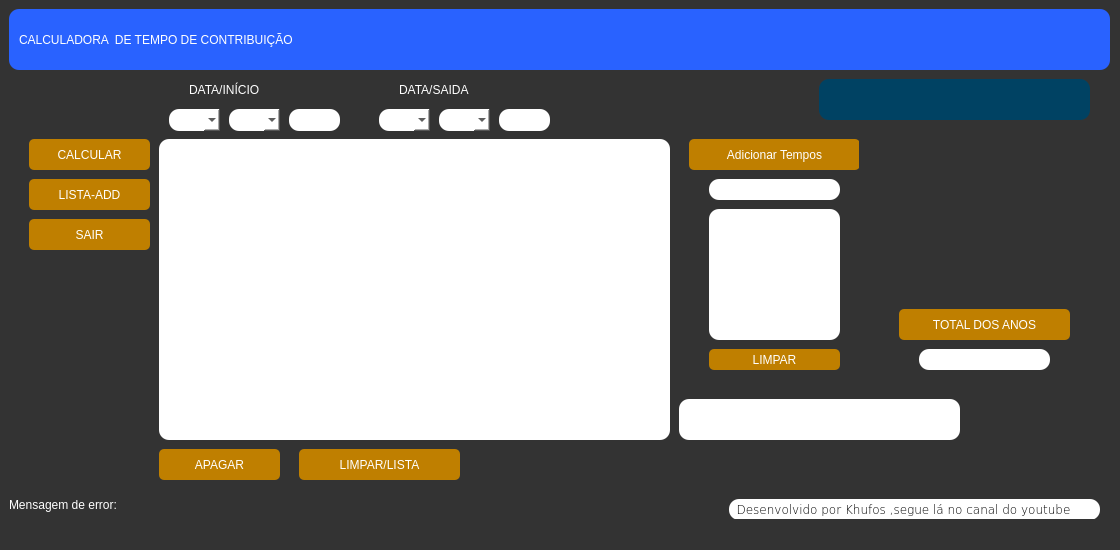
<?xml version="1.0" encoding="UTF-8"?>
<ui version="4.0">
 <class>MainWindow</class>
 <widget class="QMainWindow" name="MainWindow">
  <property name="geometry">
   <rect>
    <x>0</x>
    <y>0</y>
    <width>1120</width>
    <height>550</height>
   </rect>
  </property>
  <property name="minimumSize">
   <size>
    <width>1120</width>
    <height>550</height>
   </size>
  </property>
  <property name="maximumSize">
   <size>
    <width>1120</width>
    <height>550</height>
   </size>
  </property>
  <property name="windowTitle">
   <string>Calculadora de TDC</string>
  </property>
  <property name="windowIcon">
   <iconset>
    <normaloff>calculator_22175.ico</normaloff>calculator_22175.ico</iconset>
  </property>
  <property name="styleSheet">
   <string notr="true">background-color: #333;</string>
  </property>
  <widget class="QWidget" name="centralwidget">
   <layout class="QVBoxLayout" name="verticalLayout">
    <item>
     <widget class="QFrame" name="frame">
      <property name="styleSheet">
       <string notr="true">background-color: #333;
border-radius:10px;</string>
      </property>
      <property name="frameShape">
       <enum>QFrame::StyledPanel</enum>
      </property>
      <property name="frameShadow">
       <enum>QFrame::Raised</enum>
      </property>
      <widget class="QFrame" name="frame_2">
       <property name="geometry">
        <rect>
         <x>0</x>
         <y>0</y>
         <width>1101</width>
         <height>61</height>
        </rect>
       </property>
       <property name="styleSheet">
        <string notr="true">background-color: rgb(41, 98, 255);</string>
       </property>
       <property name="frameShape">
        <enum>QFrame::StyledPanel</enum>
       </property>
       <property name="frameShadow">
        <enum>QFrame::Raised</enum>
       </property>
       <widget class="QLabel" name="label_4">
        <property name="geometry">
         <rect>
          <x>10</x>
          <y>10</y>
          <width>451</width>
          <height>41</height>
         </rect>
        </property>
        <property name="styleSheet">
         <string notr="true">font: 87 13pt &quot;Arial Black&quot;;
color: rgb(255, 255, 255);
</string>
        </property>
        <property name="text">
         <string>CALCULADORA  DE TEMPO DE CONTRIBUIÇÃO</string>
        </property>
       </widget>
      </widget>
      <widget class="QListWidget" name="listWidget">
       <property name="geometry">
        <rect>
         <x>150</x>
         <y>130</y>
         <width>511</width>
         <height>301</height>
        </rect>
       </property>
       <property name="styleSheet">
        <string notr="true">background-color: rgb(255, 255, 255);
font: 75 9pt &quot;MS Shell Dlg 2&quot;;</string>
       </property>
      </widget>
      <widget class="QPushButton" name="pushButton_4">
       <property name="geometry">
        <rect>
         <x>290</x>
         <y>440</y>
         <width>161</width>
         <height>31</height>
        </rect>
       </property>
       <property name="styleSheet">
        <string notr="true">background-color: rgb(191, 127, 0);
color: rgb(255, 255, 255);
font: 87 12pt &quot;Arial Black&quot;;
border-radius: 5px;</string>
       </property>
       <property name="text">
        <string>LIMPAR/LISTA</string>
       </property>
      </widget>
      <widget class="QComboBox" name="comboBox">
       <property name="geometry">
        <rect>
         <x>160</x>
         <y>100</y>
         <width>51</width>
         <height>22</height>
        </rect>
       </property>
       <property name="styleSheet">
        <string notr="true">background-color: rgb(255, 255, 255);</string>
       </property>
      </widget>
      <widget class="QComboBox" name="comboBox_2">
       <property name="geometry">
        <rect>
         <x>220</x>
         <y>100</y>
         <width>51</width>
         <height>22</height>
        </rect>
       </property>
       <property name="styleSheet">
        <string notr="true">background-color: rgb(255, 255, 255);</string>
       </property>
      </widget>
      <widget class="QLineEdit" name="lineEdit">
       <property name="geometry">
        <rect>
         <x>280</x>
         <y>100</y>
         <width>51</width>
         <height>22</height>
        </rect>
       </property>
       <property name="styleSheet">
        <string notr="true">background-color: rgb(255, 255, 255);</string>
       </property>
      </widget>
      <widget class="QLabel" name="label_2">
       <property name="geometry">
        <rect>
         <x>180</x>
         <y>70</y>
         <width>131</width>
         <height>21</height>
        </rect>
       </property>
       <property name="styleSheet">
        <string notr="true">font: 87 13pt &quot;Arial Black&quot;;
color: rgb(255, 255, 255);
</string>
       </property>
       <property name="text">
        <string>DATA/INÍCIO</string>
       </property>
      </widget>
      <widget class="QComboBox" name="comboBox_3">
       <property name="geometry">
        <rect>
         <x>370</x>
         <y>100</y>
         <width>51</width>
         <height>22</height>
        </rect>
       </property>
       <property name="styleSheet">
        <string notr="true">background-color: rgb(255, 255, 255);</string>
       </property>
      </widget>
      <widget class="QComboBox" name="comboBox_4">
       <property name="geometry">
        <rect>
         <x>430</x>
         <y>100</y>
         <width>51</width>
         <height>22</height>
        </rect>
       </property>
       <property name="styleSheet">
        <string notr="true">background-color: rgb(255, 255, 255);</string>
       </property>
      </widget>
      <widget class="QLineEdit" name="lineEdit_2">
       <property name="geometry">
        <rect>
         <x>490</x>
         <y>100</y>
         <width>51</width>
         <height>22</height>
        </rect>
       </property>
       <property name="styleSheet">
        <string notr="true">background-color: rgb(255, 255, 255);</string>
       </property>
      </widget>
      <widget class="QLabel" name="label_3">
       <property name="geometry">
        <rect>
         <x>390</x>
         <y>70</y>
         <width>131</width>
         <height>21</height>
        </rect>
       </property>
       <property name="styleSheet">
        <string notr="true">font: 87 13pt &quot;Arial Black&quot;;
color: rgb(255, 255, 255);
</string>
       </property>
       <property name="text">
        <string>DATA/SAIDA</string>
       </property>
      </widget>
      <widget class="QPushButton" name="pushButton_3">
       <property name="geometry">
        <rect>
         <x>150</x>
         <y>440</y>
         <width>121</width>
         <height>31</height>
        </rect>
       </property>
       <property name="styleSheet">
        <string notr="true">background-color: rgb(191, 127, 0);
color: rgb(255, 255, 255);
font: 87 12pt &quot;Arial Black&quot;;
border-radius: 5px;</string>
       </property>
       <property name="text">
        <string>APAGAR</string>
       </property>
      </widget>
      <widget class="QFrame" name="frame_4">
       <property name="geometry">
        <rect>
         <x>810</x>
         <y>70</y>
         <width>271</width>
         <height>41</height>
        </rect>
       </property>
       <property name="styleSheet">
        <string notr="true">background-color: rgb(0, 66, 99);</string>
       </property>
       <property name="frameShape">
        <enum>QFrame::StyledPanel</enum>
       </property>
       <property name="frameShadow">
        <enum>QFrame::Raised</enum>
       </property>
       <widget class="QLabel" name="label">
        <property name="geometry">
         <rect>
          <x>20</x>
          <y>0</y>
          <width>241</width>
          <height>41</height>
         </rect>
        </property>
        <property name="styleSheet">
         <string notr="true">font: 87 13pt &quot;Arial Black&quot;;
color: rgb(255, 255, 255);
</string>
        </property>
        <property name="text">
         <string/>
        </property>
       </widget>
      </widget>
      <widget class="QLineEdit" name="lineEdit_3">
       <property name="geometry">
        <rect>
         <x>700</x>
         <y>170</y>
         <width>131</width>
         <height>21</height>
        </rect>
       </property>
       <property name="styleSheet">
        <string notr="true">background-color: rgb(255, 255, 255);</string>
       </property>
      </widget>
      <widget class="QPushButton" name="pushButton_5">
       <property name="geometry">
        <rect>
         <x>680</x>
         <y>130</y>
         <width>171</width>
         <height>31</height>
        </rect>
       </property>
       <property name="styleSheet">
        <string notr="true">background-color: rgb(191, 127, 0);
color: rgb(255, 255, 255);
font: 87 12pt &quot;Arial Black&quot;;
border-radius: 5px;</string>
       </property>
       <property name="text">
        <string>Adicionar Tempos</string>
       </property>
      </widget>
      <widget class="QPushButton" name="pushButton_6">
       <property name="geometry">
        <rect>
         <x>700</x>
         <y>340</y>
         <width>131</width>
         <height>21</height>
        </rect>
       </property>
       <property name="styleSheet">
        <string notr="true">background-color: rgb(191, 127, 0);
color: rgb(255, 255, 255);
font: 87 12pt &quot;Arial Black&quot;;
border-radius: 5px;</string>
       </property>
       <property name="text">
        <string>LIMPAR</string>
       </property>
      </widget>
      <widget class="QLabel" name="label_6">
       <property name="geometry">
        <rect>
         <x>850</x>
         <y>120</y>
         <width>241</width>
         <height>161</height>
        </rect>
       </property>
       <property name="text">
        <string/>
       </property>
       <property name="pixmap">
        <pixmap>calen.png</pixmap>
       </property>
       <property name="scaledContents">
        <bool>true</bool>
       </property>
      </widget>
      <widget class="QListWidget" name="listWidget_2">
       <property name="geometry">
        <rect>
         <x>700</x>
         <y>200</y>
         <width>131</width>
         <height>131</height>
        </rect>
       </property>
       <property name="styleSheet">
        <string notr="true">background-color: rgb(255, 255, 255);</string>
       </property>
      </widget>
      <widget class="QPushButton" name="pushButton">
       <property name="geometry">
        <rect>
         <x>20</x>
         <y>130</y>
         <width>121</width>
         <height>31</height>
        </rect>
       </property>
       <property name="styleSheet">
        <string notr="true">background-color: rgb(191, 127, 0);
color: rgb(255, 255, 255);
font: 87 12pt &quot;Arial Black&quot;;
border-radius: 5px;</string>
       </property>
       <property name="text">
        <string>CALCULAR</string>
       </property>
      </widget>
      <widget class="QPushButton" name="pushButton_2">
       <property name="geometry">
        <rect>
         <x>20</x>
         <y>170</y>
         <width>121</width>
         <height>31</height>
        </rect>
       </property>
       <property name="styleSheet">
        <string notr="true">background-color: rgb(191, 127, 0);
color: rgb(255, 255, 255);
font: 87 12pt &quot;Arial Black&quot;;
border-radius: 5px;</string>
       </property>
       <property name="text">
        <string>LISTA-ADD</string>
       </property>
      </widget>
      <widget class="QPushButton" name="pushButton_7">
       <property name="geometry">
        <rect>
         <x>890</x>
         <y>300</y>
         <width>171</width>
         <height>31</height>
        </rect>
       </property>
       <property name="styleSheet">
        <string notr="true">background-color: rgb(191, 127, 0);
color: rgb(255, 255, 255);
font: 87 12pt &quot;Arial Black&quot;;
border-radius: 5px;</string>
       </property>
       <property name="text">
        <string>TOTAL DOS ANOS</string>
       </property>
      </widget>
      <widget class="QLineEdit" name="lineEdit_4">
       <property name="geometry">
        <rect>
         <x>910</x>
         <y>340</y>
         <width>131</width>
         <height>21</height>
        </rect>
       </property>
       <property name="styleSheet">
        <string notr="true">background-color: rgb(255, 255, 255);</string>
       </property>
      </widget>
      <widget class="QLabel" name="label_7">
       <property name="geometry">
        <rect>
         <x>670</x>
         <y>390</y>
         <width>281</width>
         <height>41</height>
        </rect>
       </property>
       <property name="font">
        <font>
         <family>Arial Black</family>
         <pointsize>14</pointsize>
         <weight>75</weight>
         <bold>true</bold>
        </font>
       </property>
       <property name="styleSheet">
        <string notr="true">background-color: rgb(255, 255, 255);</string>
       </property>
       <property name="text">
        <string/>
       </property>
      </widget>
      <widget class="QLabel" name="label_8">
       <property name="geometry">
        <rect>
         <x>720</x>
         <y>490</y>
         <width>371</width>
         <height>21</height>
        </rect>
       </property>
       <property name="font">
        <font>
         <family>Verdana</family>
         <pointsize>9</pointsize>
         <weight>9</weight>
         <italic>false</italic>
         <bold>false</bold>
        </font>
       </property>
       <property name="styleSheet">
        <string notr="true">background-color: rgb(255, 255, 255);
font: 75 9pt &quot;Verdana&quot;;</string>
       </property>
       <property name="text">
        <string>  Desenvolvido por Khufos ,segue lá no canal do youtube </string>
       </property>
      </widget>
      <widget class="QLabel" name="label_5">
       <property name="geometry">
        <rect>
         <x>0</x>
         <y>480</y>
         <width>711</width>
         <height>31</height>
        </rect>
       </property>
       <property name="styleSheet">
        <string notr="true">font: 87 10pt &quot;Arial Black&quot;;
color: rgb(255, 255, 255);</string>
       </property>
       <property name="text">
        <string>Mensagem de error:</string>
       </property>
      </widget>
      <widget class="QPushButton" name="pushButton_8">
       <property name="geometry">
        <rect>
         <x>20</x>
         <y>210</y>
         <width>121</width>
         <height>31</height>
        </rect>
       </property>
       <property name="styleSheet">
        <string notr="true">background-color: rgb(191, 127, 0);
color: rgb(255, 255, 255);
font: 87 12pt &quot;Arial Black&quot;;
border-radius: 5px;</string>
       </property>
       <property name="text">
        <string>SAIR</string>
       </property>
      </widget>
     </widget>
    </item>
   </layout>
  </widget>
  <widget class="QStatusBar" name="statusbar"/>
 </widget>
 <resources>
  <include location="bora.qrc"/>
 </resources>
 <connections/>
</ui>
